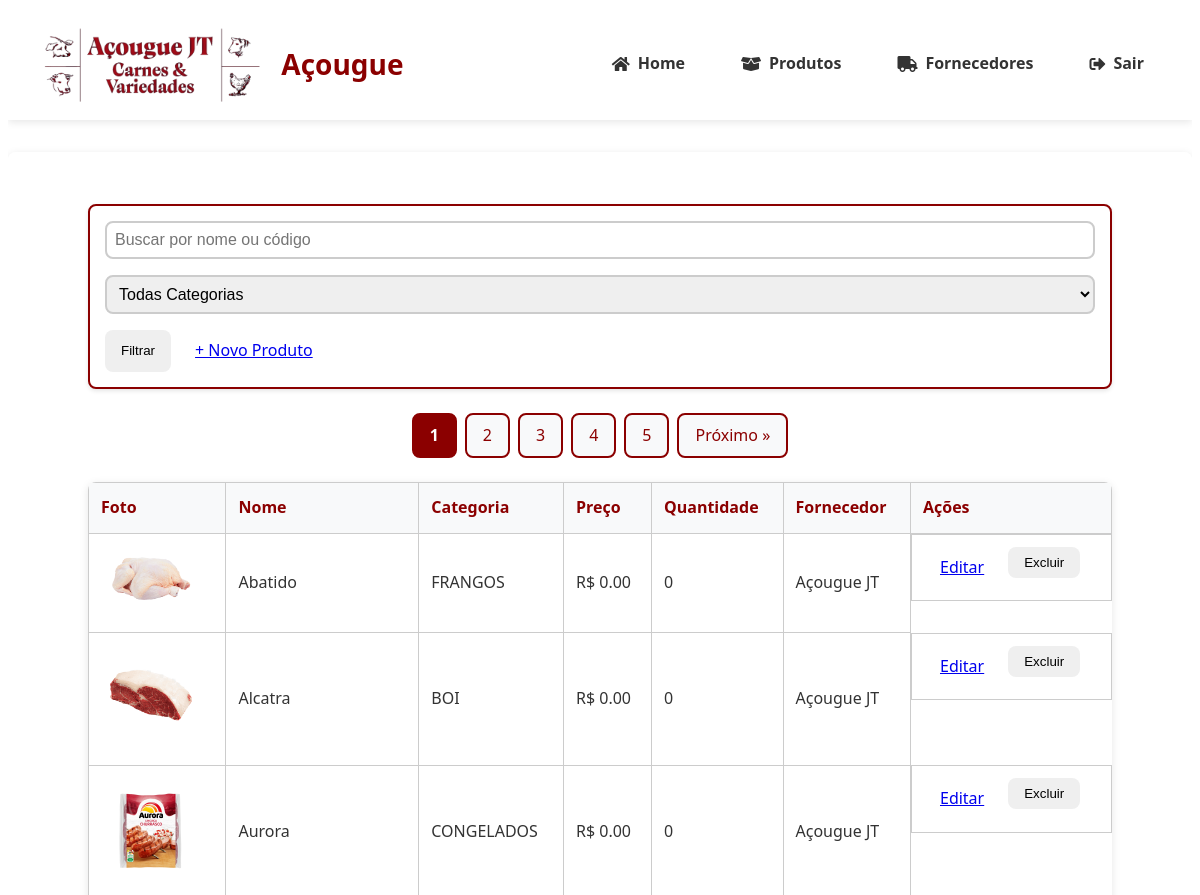
Page /produtos (signed in, upper part) on the earlier database version.
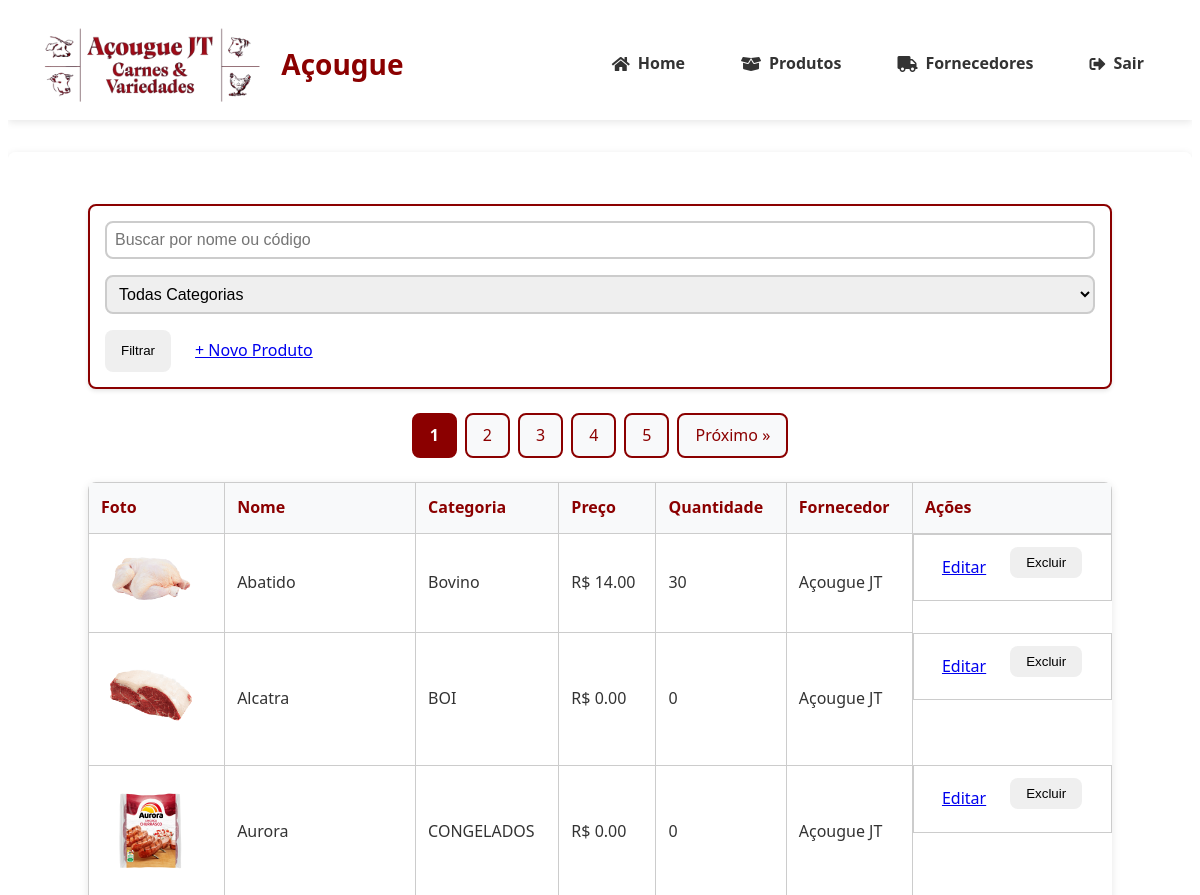
Same page on the later database version.
### tables this page shows
CREATE TABLE produtos (
                id INTEGER PRIMARY KEY AUTOINCREMENT,
                nome TEXT NOT NULL,
                descricao TEXT,
                categoria TEXT NOT NULL,
                preco DECIMAL(10,2) NOT NULL,
                quantidade INTEGER NOT NULL,
                estoque_minimo INTEGER DEFAULT 0,
                codigo_barras TEXT UNIQUE,
                foto TEXT,
                fornecedor_id INTEGER REFERENCES fornecedores(id) ON DELETE SET NULL,
                data_validade DATE,
                created_at TIMESTAMP DEFAULT CURRENT_TIMESTAMP,
                updated_at TIMESTAMP DEFAULT CURRENT_TIMESTAMP,
                tipo_venda TEXT NOT NULL DEFAULT 'unidade'
            );

CREATE TABLE fornecedores (
                id INTEGER PRIMARY KEY AUTOINCREMENT,
                nome TEXT NOT NULL,
                cnpj TEXT UNIQUE NOT NULL,
                contato TEXT NOT NULL,
                endereco TEXT
            );

### app.py (the view)
@app.route('/produtos')
@login_required
@role_required('gerente')
def listar_produtos():
    page = request.args.get('page', 1, type=int)
    per_page = 10
    search = request.args.get('search', '')
    categoria = request.args.get('categoria', '')
    produtos, total = db_listar_produtos(search, categoria, page, per_page)
    total_pages = (total + per_page - 1) // per_page
    return render_template('produtos/listar.html',
                         produtos=produtos,
                         categorias=get_categorias(),
                         page=page,
                         total_pages=total_pages,
                         search=search,
                         categoria=categoria)

### banco_dados.py (called while the page is built)
@contextmanager
def get_db_connection():
    db_path = os.environ.get('DB_PATH', 'acougue.db')
    conn = sqlite3.connect(f'file:{db_path}', uri=True)
    conn.row_factory = sqlite3.Row
    conn.execute("PRAGMA foreign_keys = ON")
    try:
        yield conn
    finally:
        conn.close()

def get_categorias():
    with get_db_connection() as conn:
        cursor = conn.cursor()
        cursor.execute('SELECT DISTINCT categoria FROM produtos ORDER BY categoria')
        return [row['categoria'] for row in cursor.fetchall()]

### templates/produtos/listar.html (shortened to what this page needs)
{% extends 'base.html' %}
{% block content %}
<div class="dashboard-container">
    <div class="filters card" style="margin-bottom: 1.5rem;">
        <form method="GET" style="display: flex; flex-wrap: wrap; gap: 1rem; align-items: center;">
            <input class="form-control" type="text" name="search" placeholder="Buscar por nome ou código" value="{{ request.args.get('search', '') }}">
            <select class="form-control" name="categoria">
                <option value="">Todas Categorias</option>
            </select>
            <div class="form-buttons" style="display: flex; gap: 0.5rem;">
                <button type="submit" class="btn btn-primary">Filtrar</button>
                <a href="{{ url_for('novo_produto') }}" class="btn btn-primary">+ Novo Produto</a>
            </div>
        </form>
    </div>
    <div class="pagination">
        {% for p in range(1, total_pages + 1) %}
            {% if p == page %}
                <span class="current">{{ p }}</span>
            {% else %}
                <a href="{{ url_for('listar_produtos', page=p, search=search, categoria=categoria) }}">{{ p }}</a>
            {% endif %}
        {% endfor %}
        {% if page < total_pages %}
            <a href="{{ url_for('listar_produtos', page=page+1, search=search, categoria=categoria) }}">Próximo &raquo;</a>
        {% endif %}
    </div>
    <div class="table-responsive">
        <table class="table">
            <thead>
                <tr>
                    <th>Foto</th>
                    <th>Nome</th>
                    <th>Categoria</th>
                    <th>Preço</th>
                    <th>Quantidade</th>
                    <th>Fornecedor</th>
                    <th>Ações</th>
                </tr>
            </thead>
            <tbody>
                {% for p in produtos %}
                <tr>
                    <td>
                        {% if p.foto %}
                            <img src="{{ url_for('static', filename=p.foto) }}"
                                 alt="{{ p.nome }}"
                                 class="img-thumbnail"
                                 style="max-width: 100px;">
                        {% else %}
                            Sem foto
                        {% endif %}
                    </td>
                    <td>{{ p.nome }}</td>
                    <td>{{ p.categoria }}</td>
                    <td>R$ {{ '%.2f'|format(p.preco) }}</td>
                    <td>{{ p.quantidade }}</td>
                    <td>{{ p.fornecedor or '–' }}</td>
                    <td style="display: flex; gap: 0.5rem;">
                        <a href="{{ url_for('editar_produto', id=p.id) }}" class="btn btn-primary">Editar</a>
                        <form method="POST" action="{{ url_for('excluir_produto_route', id=p.id) }}" onsubmit="return confirm('Tem certeza que deseja excluir este produto?');">
                            <button type="submit" class="btn btn-danger">Excluir</button>
                        </form>
                    </td>
                </tr>
                {% else %}
                <tr>
                    <td colspan="7" style="text-align:center;">Nenhum produto encontrado</td>
                </tr>
                {% endfor %}
            </tbody>
        </table>
    </div>
</div>
{% endblock %}

Differences in the rows shown:
changed produtos "Abatido": categoria "FRANGOS" → "Bovino"; preco "0.00" → "14.00"; quantidade "0" → "30"
